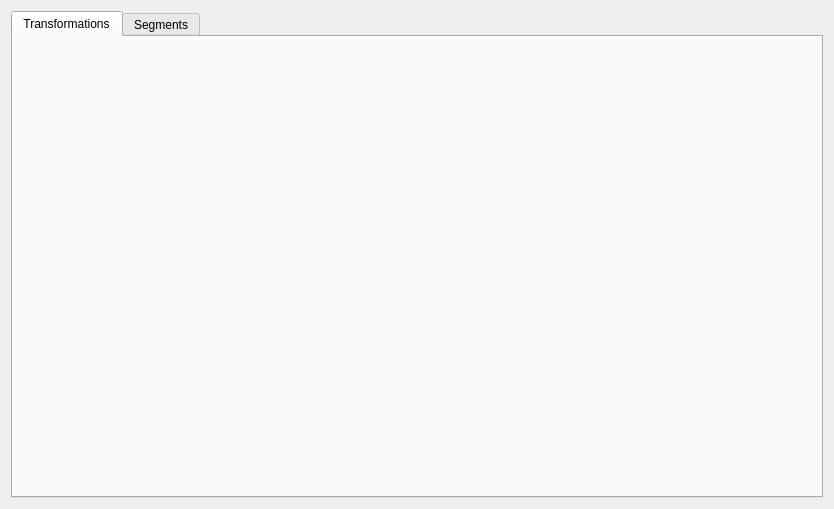
<?xml version="1.0" encoding="UTF-8"?>
<ui version="4.0">
 <class>MainWindow</class>
 <widget class="QMainWindow" name="MainWindow">
  <property name="geometry">
   <rect>
    <x>0</x>
    <y>0</y>
    <width>834</width>
    <height>509</height>
   </rect>
  </property>
  <property name="windowTitle">
   <string>MainWindow</string>
  </property>
  <widget class="QWidget" name="centralWidget">
   <layout class="QGridLayout" name="gridLayout">
    <item row="0" column="0">
     <widget class="QTabWidget" name="tabWidget">
      <property name="currentIndex">
       <number>0</number>
      </property>
      <widget class="QWidget" name="transformationsLab">
       <attribute name="title">
        <string>Transformations</string>
       </attribute>
       <layout class="QVBoxLayout" name="verticalLayout_2">
        <item>
         <widget class="CTransformationWidget" name="transformationWidget" native="true"/>
        </item>
       </layout>
      </widget>
      <widget class="QWidget" name="segmentsLab">
       <attribute name="title">
        <string>Segments</string>
       </attribute>
       <layout class="QVBoxLayout" name="verticalLayout">
        <item>
         <widget class="CSegmentsWidget" name="segmentsWidget" native="true"/>
        </item>
       </layout>
      </widget>
     </widget>
    </item>
   </layout>
  </widget>
 </widget>
 <layoutdefault spacing="6" margin="11"/>
 <customwidgets>
  <customwidget>
   <class>CSegmentsWidget</class>
   <extends>QWidget</extends>
   <header location="global">../include/Segments/SegmentsWidget.h</header>
   <container>1</container>
  </customwidget>
  <customwidget>
   <class>CTransformationWidget</class>
   <extends>QWidget</extends>
   <header location="global">../include/Transformation/TransformationWidget.h</header>
   <container>1</container>
  </customwidget>
 </customwidgets>
 <resources/>
 <connections/>
</ui>
